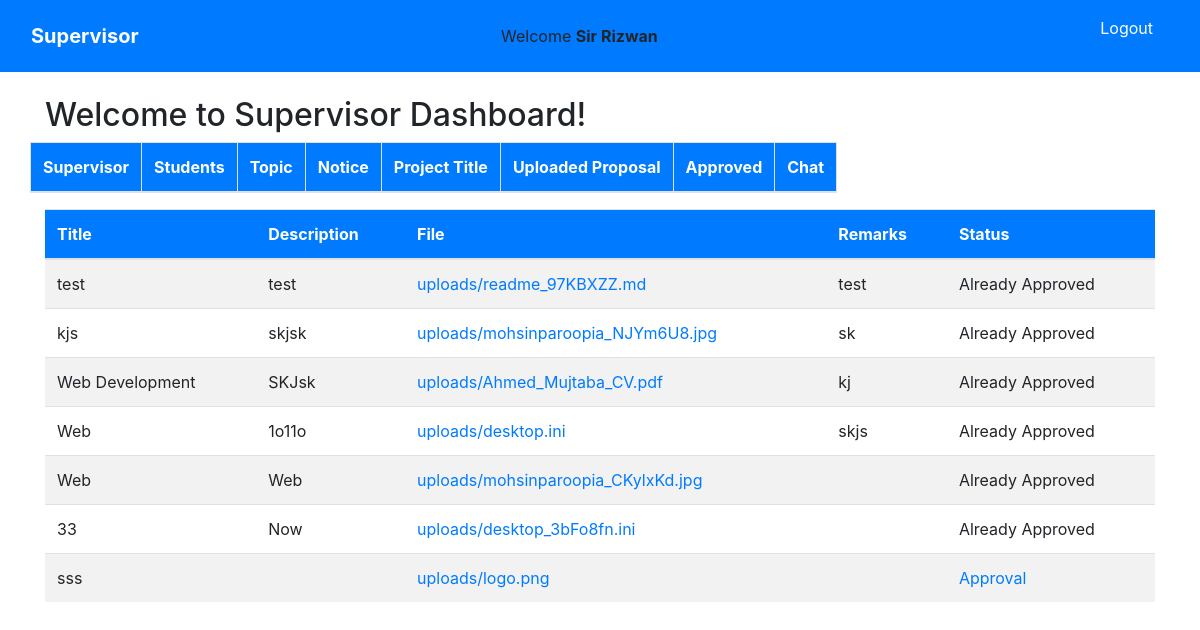
The page /supervisor-dashboard/Sir Rizwan/ on the database its author committed.
### diagnostic_centers/models.py (models this page shows, shortened)
class DiagnosticAdmin(models.Model):
    username = models.CharField(max_length=20, unique=True, blank=False)
    password = models.CharField(max_length=100, unique=True, blank=False)
    field = models.CharField(max_length=200, choices=FIELD_CHOICES, blank=True)
    admin = models.BooleanField(default=True)
    class Meta:
        verbose_name = 'Supervisor'
        verbose_name_plural = 'Supervisors (Make supervisors)'

class ProjectUploads(models.Model):
    user = models.CharField(max_length=150, blank=True, null=True)
    title = models.CharField(max_length=100)
    description = models.TextField(blank=True, null=True)
    upload_file = models.FileField(upload_to='uploads/')
    remarks = models.TextField(blank=True, null=True)
    approved = models.BooleanField(default=False)
    class Meta:
        verbose_name = 'Project Proposal'
        verbose_name_plural = 'Project Proposals'

### diagnostic_centers/views.py (the view)
# urls.py: path('supervisor-dashboard/<username>/', admin_dashboard, name='admin-dashboard'),
def admin_dashboard(request, username=None):
    project_uploads = ProjectUploads.objects.all()#filter(project_stuff__supervisor=request.user.newprojectgroup)
    admin2 = DiagnosticAdmin.objects.get(username=username)
    new_groups = NewProjectGroup.objects.all()
    if request.method == 'POST':
        form = GroupsForm(request.POST, request.FILES)
        if form.is_valid():
            form.save()
    else:
        form = GroupsForm()
    admin = DiagnosticAdmin.objects.all()
    page = request.GET.get('page')
    conn = sqlite3.connect('db.sqlite3')
    query = "SELECT * FROM new_project_group"
    fdf = pd.read_sql_query(query, conn)
    df = fdf[fdf.apply(lambda row: username in ' '.join(row.values.astype(str)), axis=1)]
    groups = Groups.objects.all()
    user = request.user.username
    prediction = df["prediction"]
    prediction = str(prediction).split(',')
    prediction = prediction[0]
    prediction = prediction.replace('5','')
    template = ['diagnostic_centers/admin_dashboard.html', 'home.html']
    context = {
        'admin': admin,
        'groups': groups,
        'form': form,
        'admin' : admin,
        'dataframe': df,
        'new_groups':new_groups,
        'admin2': admin2,
        'project_uploads': project_uploads,
        'prediction' : prediction,
    }
    return render(request, template, context)

### diagnostic_centers/templatetags/custom_tags.py (called while the page is built)
@register.filter
def count_words(value):
    return len(value.split(','))

### templates/diagnostic_centers/admin_dashboard.html (shortened to what this page needs)
{% load static %}
{% load custom_tags %}
<!doctype html>
<html lang="en">
<head>
    <link rel="stylesheet" href="{% static 'bootstrap.min.css' %}">
</head>
<body>
    <nav class="navbar navbar-expand-lg header-shadow bg-primary">
        <div class="container-fluid">
            <a class="navbar-brand text-white" href="">
                <b>Supervisor</b>
            </a>
            <div class="widget-subheading">Welcome   <b>{{ admin2.username }} </b></div>
        <ul>
            <ul class="dropdown nav-item">
                <a href="{% url 'diagnostic_centers:admin-logout' %}" tabindex="0"
                    class="nav-link text-white">Logout</a>
            </ul>
        </ul>  </div>
    </nav>
    <div class="container">
        <br>
        <div class="row">
            <div class="col-md-12">
                <h2>Welcome to Supervisor Dashboard!</h2>
            </div>
            <div class="col-md-15">
              <div class="table-responsive">
                  <table class="table table-striped table-bordered">
                      <thead class="bg-primary text-white">
                          <tr>
                              <th>Supervisor</th>
                              <th>Students</th>
                              <th>Topic</th>
                              <th>Notice</th>
                              <th>Project Title</th>
                              <th>Uploaded Proposal</th>
                              <th>Approved</th>
                              <th>Chat</th>
                          </tr>
                      </thead>
                  </table>
              </div>
          </div>
<div class="container">
  <table class="table table-striped">
    <thead class="bg-primary text-white">
      <tr>
        <th>Title</th>
        <th>Description</th>
        <th>File</th>
        <th>Remarks</th>
        <th>Status</th>
      </tr>
    </thead>
    <tbody>
      {% for project_upload in project_uploads %}
        <tr>
          <td>{{ project_upload.title }}</td>
          <td>{{ project_upload.description }}</td>
          <td><a href="{{ project_upload.upload_file.url }}">{{ project_upload.upload_file.name }}</a></td>
          <td>{{ project_upload.remarks }}</td>
{% if project_upload.approved %}
  <td>Already Approved</td>
{% else %}
  <td><a href="http://127.0.0.1:8000/project_approval/{{ project_upload.id }}" target="_blank" disabled>Approval</a></td>
{% endif %}
        </tr>
    {% empty %}
      <tr>
        <td colspan="4">No projects found.</td>
      </tr>
    {% endfor %}
    </tbody>
  </table>
</div>
<br>
<br>
<br>
</body>
</html>

### rows shown on the page
DiagnosticAdmin: username "Sir Rizwan"
ProjectUploads: title "test", description "test", upload_file.name "uploads/readme_97KBXZZ.md", remarks "test", approved "Already Approved"
ProjectUploads: title "kjs", description "skjsk", upload_file.name "uploads/mohsinparoopia_NJYm6U8.jpg", remarks "sk", approved "Already Approved"
ProjectUploads: title "Web Development", description "SKJsk", upload_file.name "uploads/Ahmed_Mujtaba_CV.pdf", remarks "kj", approved "Already Approved"
ProjectUploads: title "Web", description "1o11o", upload_file.name "uploads/desktop.ini", remarks "skjs", approved "Already Approved"
ProjectUploads: title "Web", description "Web", upload_file.name "uploads/mohsinparoopia_CKylxKd.jpg", approved "Already Approved"
ProjectUploads: title "33", description "Now", upload_file.name "uploads/desktop_3bFo8fn.ini", approved "Already Approved"
ProjectUploads: title "sss", upload_file.name "uploads/logo.png"
